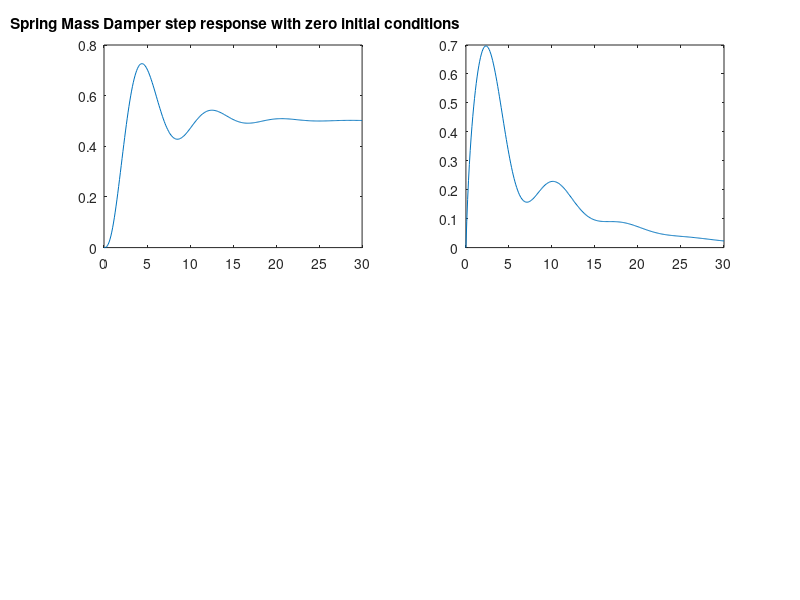

Source code (MATLAB):
clc;
clear;
subplot(2,2,1);
m1 = 2; m2 = 1; k1 = 2; k2= .2; c1 = 1; c2 = 2;
A  = [ 0             1                0            0
      -k1/m1-k2/m1   -c1/m1-c2/m1    k2/m1        c2/m1
      0              0                0            1
      k2/m2          c2/m2           -k2/m2       -c2/m2];
  
B  = [ 0
       0
       0
       1/m2];
  
C  = [ 1 0 0 0];
D  = 0;
sys = ss(A,B,C,D);
T= 0:.1:30;
U = ones( size(T));
[ Y, Tsim, X] = lsim (sys, U , T);
plot (Tsim, Y)

title ( ' Spring Mass Damper step response with zero initial conditions');
subplot(2,2,2);
C= [0 0 0 1];
sys = ss(A,B,C,D);
[ velocity, Tsim, X] = lsim (sys, U , T);
plot (Tsim, velocity)

%plot(Tsim, velocity);